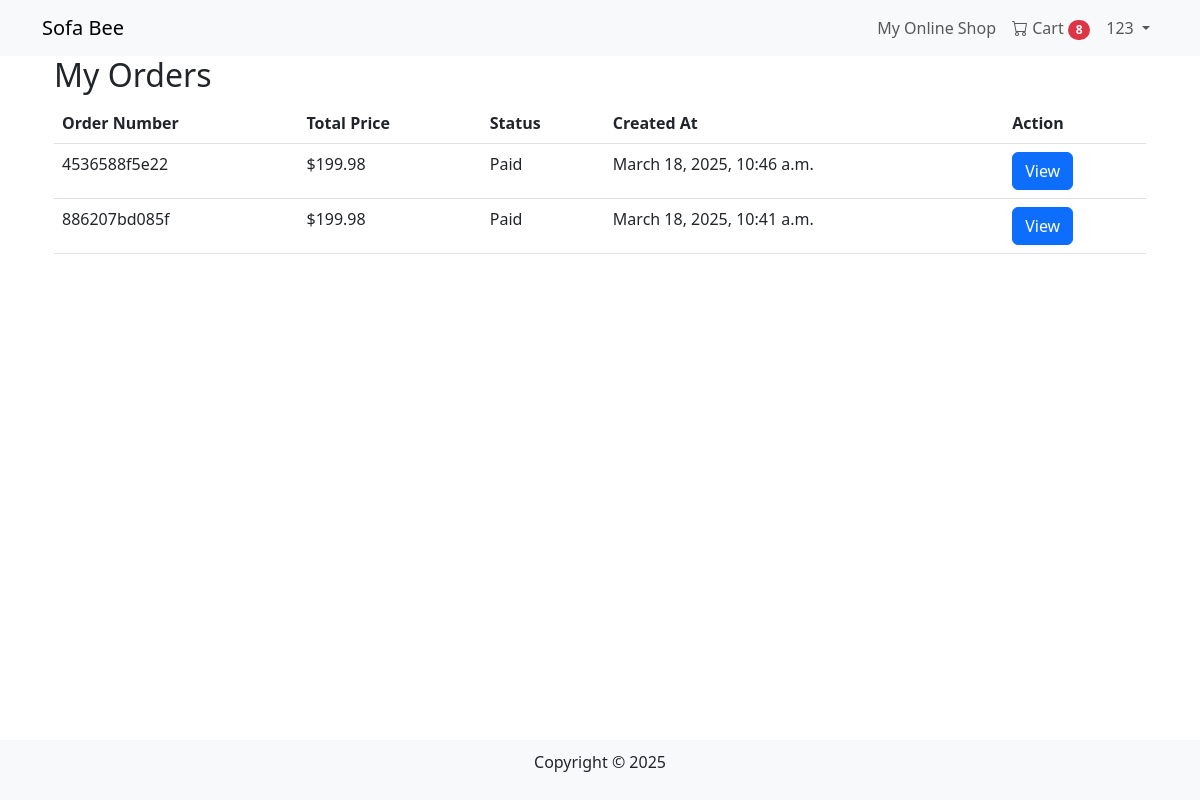
The page /orders/ (signed in) on the database as committed earlier.
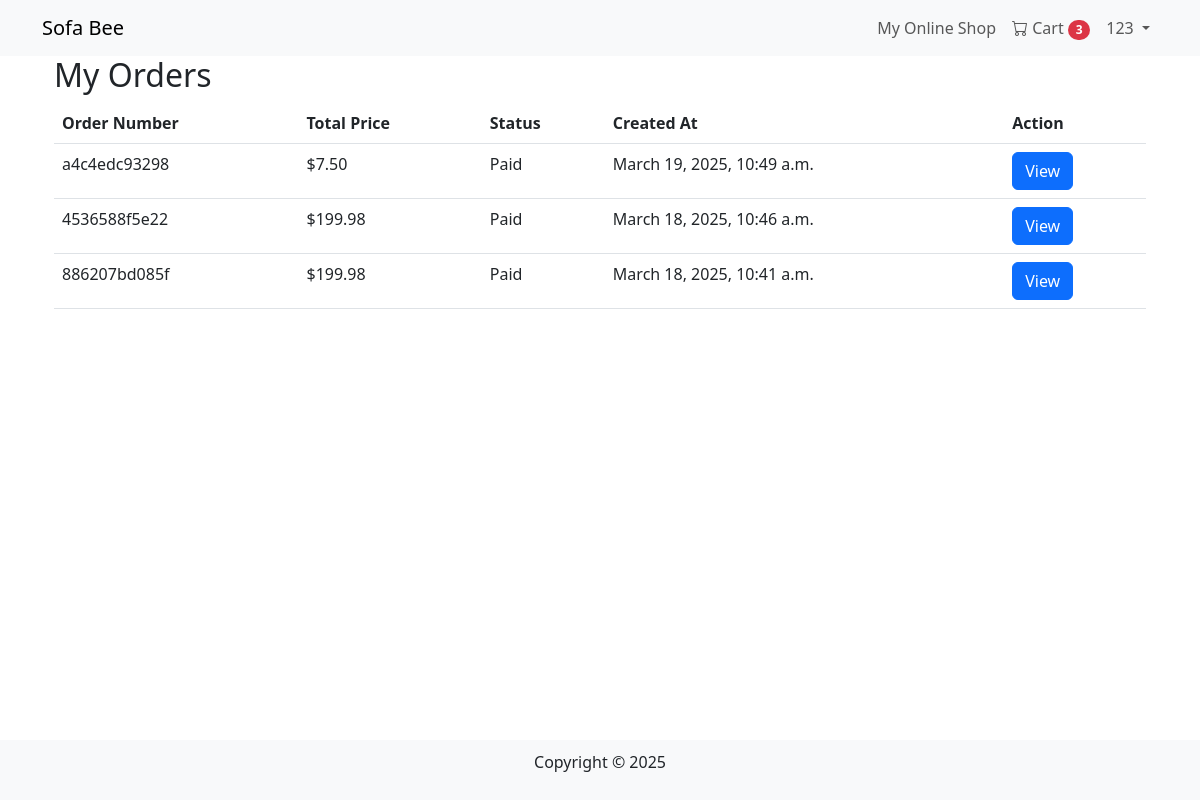
The same page on the database as committed later.
### orders/models.py (models this page shows, shortened)
class Order(models.Model):
    STATUS_CHOICES = [
        ('pending', 'Pending Payment'),
        ('paid', 'Paid'),
        ('shipped', 'Shipped'),
        ('completed', 'Completed'),
    ]
    PAYMENT_CHOICES = [
        ('credit_card', 'Credit Card'),
        ('paypal', 'PayPal'),
        ('wechat', 'WeChat Pay'),
        ('alipay', 'Alipay'),
        ('cash', 'Cash on Delivery'),
    ]
    user = models.ForeignKey(User, on_delete=models.CASCADE, related_name='orders')
    order_number = models.CharField(max_length=20, unique=True)
    total_price = models.DecimalField(max_digits=10, decimal_places=2)
    paid_at = models.DateTimeField(null=True, blank=True)  # 记录支付时间
    status = models.CharField(max_length=10, choices=STATUS_CHOICES, default='pending')
    payment_method = models.CharField(max_length=20, choices=PAYMENT_CHOICES, default='credit_card')
    shipping_address = models.TextField(null=True, blank=True)
    created_at = models.DateTimeField(auto_now_add=True)

### orders/views.py (the view)
# urls.py: path('', views.order_list, name='order_list'),
@login_required
def order_list(request):
    orders = Order.objects.filter(user=request.user).order_by('-created_at')
    return render(request, 'orders/order_list.html', {'orders': orders})

### cart/context_processors.py (called while the page is built)
def cart_processor(request):
    cart = None
    cart_total_items = 0
    if request.user.is_authenticated:
        try:
            cart = Cart.objects.get(user=request.user)
            cart_total_items = cart.items.count()
        except Cart.DoesNotExist:
            pass
    return {
        'cart': cart,
        'cart_total_items': cart_total_items
    }

### orders/templates/orders/order_list.html
{% extends "base.html" %}
{% block content %}
<div class="container">
    <h2>My Orders</h2>
    <table class="table">
        <thead>
            <tr>
                <th>Order Number</th>
                <th>Total Price</th>
                <th>Status</th>
                <th>Created At</th>
                <th>Action</th>
            </tr>
        </thead>
        <tbody>
            {% for order in orders %}
            <tr>
                <td>{{ order.order_number }}</td>
                <td>${{ order.total_price }}</td>
                <td>{{ order.get_status_display }}</td>
                <td>{{ order.created_at }}</td>
                <td><a href="{% url 'orders:order_detail' order.id %}" class="btn btn-primary">View</a></td>
            </tr>
            {% empty %}
            <tr><td colspan="5">No orders found.</td></tr>
            {% endfor %}
        </tbody>
    </table>
</div>
{% endblock %}

### products/templates/base.html (shortened to what this page needs)
<!DOCTYPE html>
<html lang="en">
<head>
    <link rel="stylesheet" href="https://cdn.jsdelivr.net/npm/bootstrap@5.3.0/dist/css/bootstrap.min.css">
    <link rel="stylesheet" href="https://cdn.jsdelivr.net/npm/bootstrap-icons@1.11.1/font/bootstrap-icons.css">
</head>
<body>
    <nav class="navbar navbar-expand-lg navbar-light bg-light">
        <div class="container">
            <a class="navbar-brand" href="/">Sofa Bee</a>
            <div class="collapse navbar-collapse" id="navbarNav">
                <ul class="navbar-nav ms-auto">
                    <li class="nav-item"><a class="nav-link" href="{% url 'products:product_list' %}">My Online Shop</a></li>
                    {% if user.is_authenticated %}
                        <li class="nav-item">
                            <a class="nav-link" href="{% url 'cart:cart_detail' %}">
                                <i class="bi bi-cart"></i> Cart
                                {% if cart_total_items > 0 %}
                                    <span class="badge bg-danger rounded-pill">{{ cart_total_items }}</span>
                                {% endif %}
                            </a>
                        </li>
                        <li class="nav-item dropdown">
                            <a class="nav-link dropdown-toggle" href="#" id="userDropdown" role="button"
                              data-bs-toggle="dropdown" aria-expanded="false">
                                {{ user.username }}
                            </a>
                        </li>
                    {% else %}
                        <li class="nav-item"><a class="btn btn-primary" href="{% url 'users:login' %}">Log In</a></li>
                    {% endif %}
                </ul>
            </div>
        </div>
    </nav>
    <div class="container content">
        {% block content %}{% endblock %}
    </div>
    <footer>
        <p>Copyright © 2025</p>
    </footer>
</body>
</html>

Rows that differ between the two databases and show on the page:
added Order: order_number "a4c4edc93298", total_price "7.50", status "Paid", created_at "March 19, 2025, 10:49 a.m."
Other text that changed with them:
{{ cart_total_items }}: "8" → "3"
